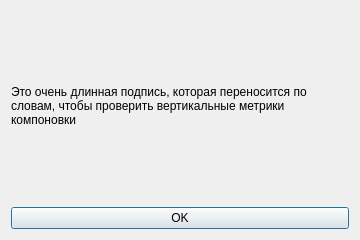
<?xml version="1.0" encoding="UTF-8"?>
<ui version="4.0"><class>Dialog</class><widget class="QDialog" name="Dialog"><property name="geometry"><rect><x>0</x><y>0</y><width>360</width><height>240</height></rect></property><property name="windowTitle"><string>#093 text/178_very_long_wrapping</string></property><layout class="QVBoxLayout" name="verticalLayout"><property name="leftMargin"><number>11</number></property><property name="topMargin"><number>11</number></property><property name="rightMargin"><number>11</number></property><property name="bottomMargin"><number>11</number></property><property name="spacing"><number>6</number></property><item><widget class="QLabel" name="l1"><property name="text"><string>Это очень длинная подпись, которая переносится по словам, чтобы проверить вертикальные метрики компоновки</string></property><property name="wordWrap"><bool>true</bool></property></widget></item><item><widget class="QPushButton" name="b1"><property name="text"><string>OK</string></property></widget></item></layout></widget></ui>
